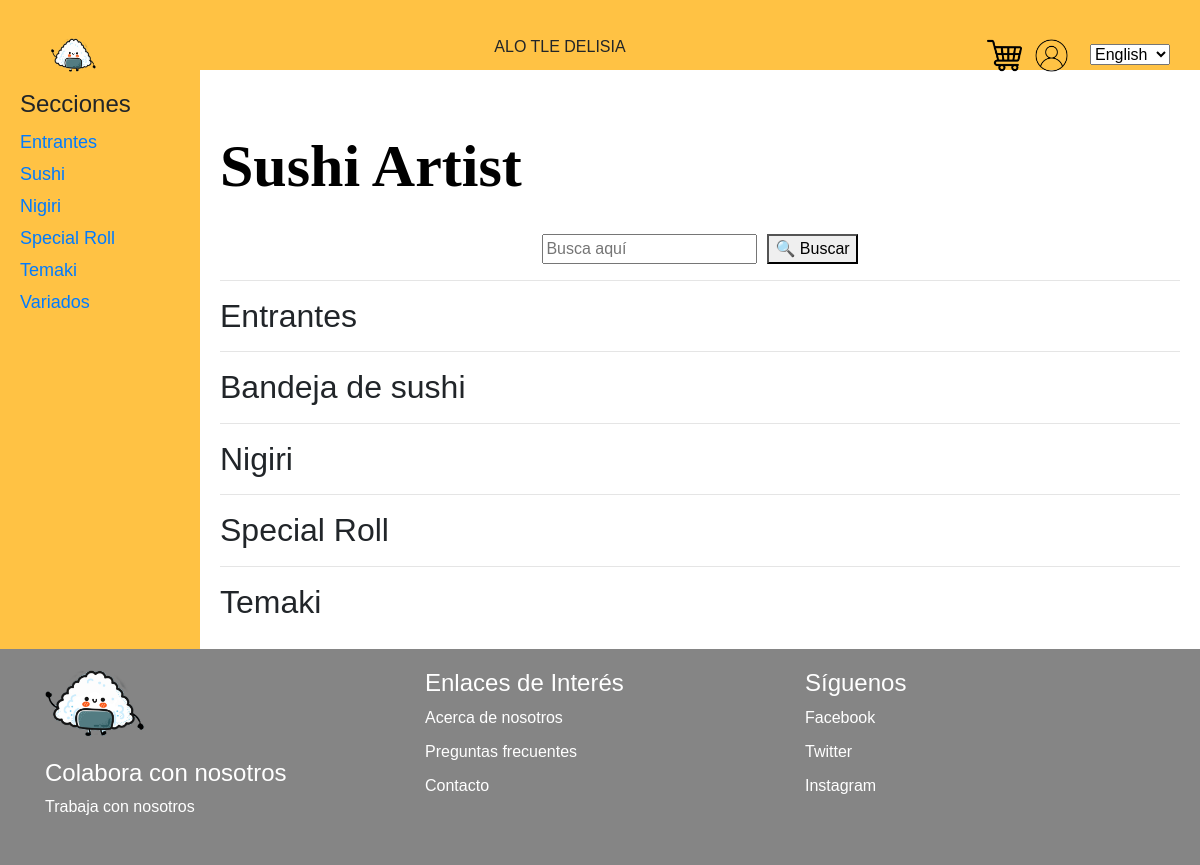
Page /SushiArtist on the earlier database version.
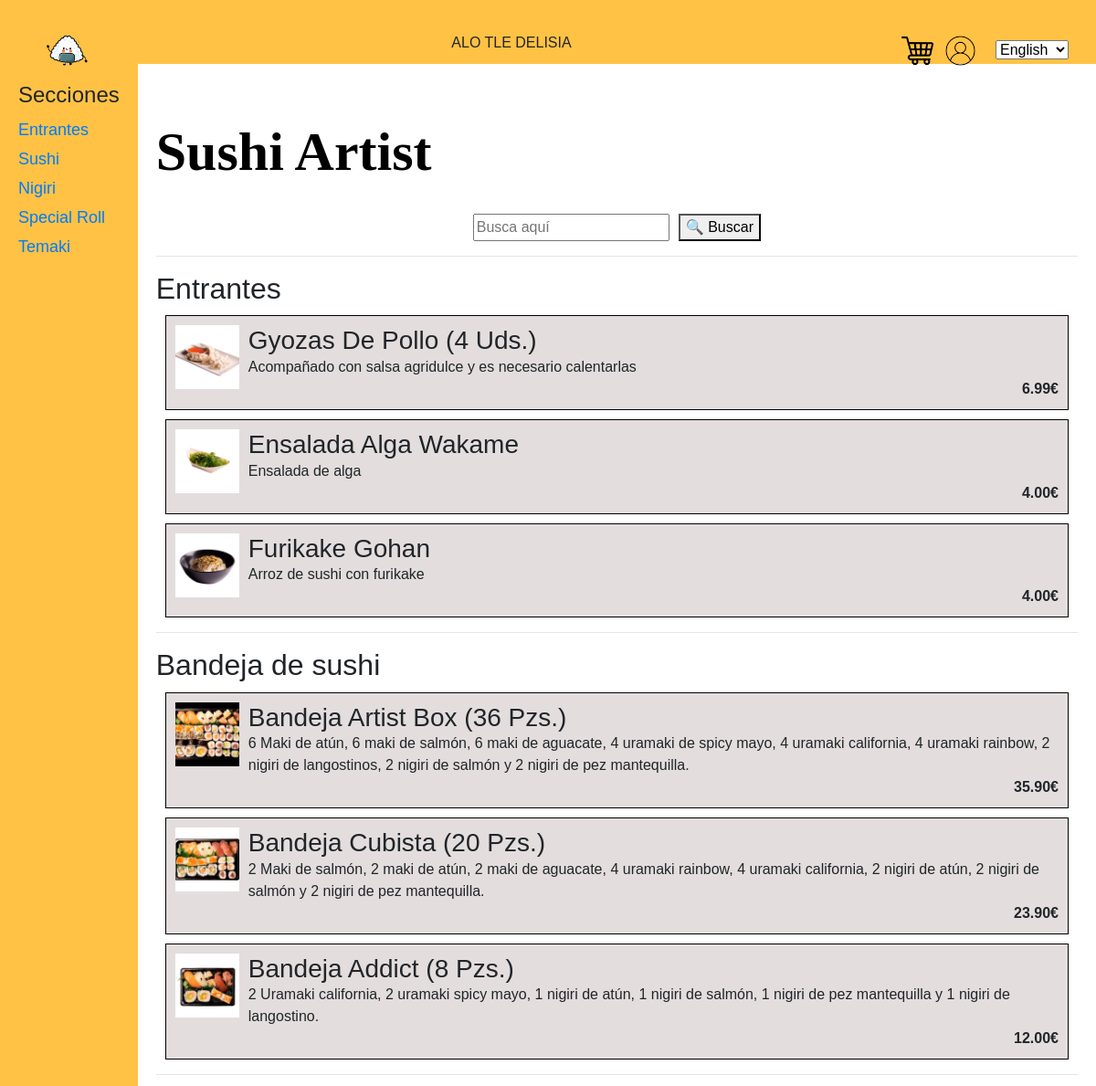
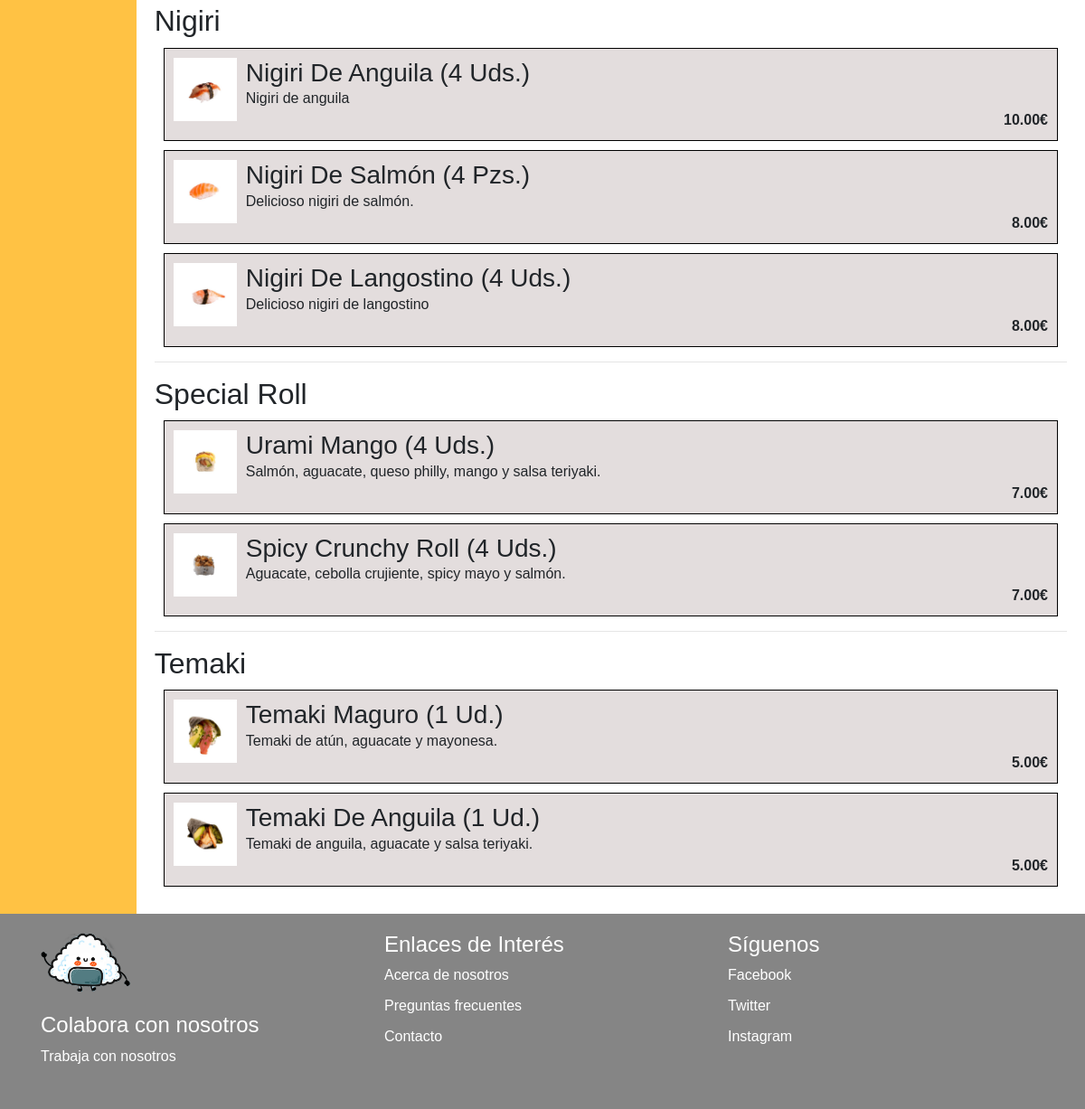
Same page on the later database version (2 pictures, top to bottom).
### myapp/models.py (models this page shows)
class TipoProducto(models.Model):
    idTipoProducto = models.AutoField(primary_key=True)
    nombre = models.CharField(max_length=255)
    descripcion=models.TextField()
    idRestaurante = models.ForeignKey(Restaurante, on_delete=models.CASCADE)

class Producto(models.Model):
    idProducto = models.AutoField(primary_key=True)
    nombre = models.CharField(max_length=255)
    descripcionProducto = models.TextField()
    precio = models.DecimalField(max_digits=10, decimal_places=2)
    idTipoProducto = models.ForeignKey(TipoProducto, on_delete=models.CASCADE)
    idRestaurante = models.ForeignKey('Restaurante', on_delete=models.CASCADE)

### myapp/views.py (the view)
# urls.py: path('SushiArtist', sushi_artist, name= 'Sushi Artist'),
def sushi_artist(request):
    productosTipo1 = Producto.objects.filter(idRestaurante=2, idTipoProducto=6)
    productosTipo2 = Producto.objects.filter(idRestaurante=2, idTipoProducto=7)
    productosTipo3 = Producto.objects.filter(idRestaurante=2, idTipoProducto=8)
    productosTipo4 = Producto.objects.filter(idRestaurante=2, idTipoProducto=9)
    productosTipo5 = Producto.objects.filter(idRestaurante=2, idTipoProducto=10)
    productosTipo6 = Producto.objects.filter(idRestaurante=2, idTipoProducto=11)
    categorias=TipoProducto.objects.filter(idRestaurante=2)
    context = {
        'productosTipo1': productosTipo1,
        'productosTipo2': productosTipo2,
        'productosTipo3': productosTipo3,
        'productosTipo4': productosTipo4,
        'productosTipo5': productosTipo5,
        'categorias': categorias
    }
    return render(request, 'myapp/sushiArtist.html', context)

### myapp/templates/myapp/sushiArtist.html (shortened to what the changed rows need)
{% extends 'base.html' %}
{% block content %}
    {% load static %}
    <link rel="stylesheet" href="{% static 'css/stylePrincipal.css' %}">
    <link rel="stylesheet" href="{% static 'css/sushiDonosti.css' %}">
    <div class="wrapper">
        <aside class="sidebar">
            <h2>Secciones</h2>
            <ul>
                {% for categoria in categorias %}
                <li><a href=#{{categoria.nombre}}>{{categoria.nombre}}</a></li>
                {%endfor%}
            </ul>
        </aside>
        <div class="main">
            <div class="primerBloque">
                <h1>Sushi Artist</h1>
                <br>
            </div>
            <div class="productos">
                <div id="Entrantes">
                <h2>Entrantes</h2>
                {% for producto in productosTipo1 %}
                    <div class="sushiBox">
                        <img src="{% static 'imagenes/' %}{{ producto.nombre|lower }}.png" alt="{{ producto.nombre }}" style="width: 70px; height: 70px;">
                        <div class="contenido-producto">
                            <h3>{{ producto.nombre }}</h3>
                            <p>{{ producto.descripcionProducto }}</p>
                            <p class="precio"><strong>{{ producto.precio }}€</strong></p>
                        </div>
                    </div>
                {% endfor %}
                </div>
                <div id="Sushi">
                <h2>Bandeja de sushi</h2>
                {% for producto in productosTipo2 %}
                    <div class="sushiBox">
                        <img src="{% static 'imagenes/' %}{{ producto.nombre|lower }}.png" alt="{{ producto.nombre }}" style="width: 70px; height: 70px;">
                        <div class="contenido-producto">
                            <h3>{{ producto.nombre }}</h3>
                            <p>{{ producto.descripcionProducto }}</p>
                            <p class="precio"><strong>{{ producto.precio }}€</strong></p>
                        </div>
                    </div>
                {% endfor %}
                </div>
                <div id="Nigiri">
                <h2>Nigiri</h2>
                {% for producto in productosTipo3 %}
                    <div class="sushiBox">
                        <img src="{% static 'imagenes/' %}{{ producto.nombre|lower }}.png" alt="{{ producto.nombre }}" style="width: 70px; height: 70px;">
                        <div class="contenido-producto">
                            <h3>{{ producto.nombre }}</h3>
                            <p>{{ producto.descripcionProducto }}</p>
                            <p class="precio"><strong>{{ producto.precio }}€</strong></p>
                        </div>
                    </div>
                {% endfor %}
                </div>
                <div id="Special Roll">
                <h2>Special Roll</h2>
                {% for producto in productosTipo4 %}
                    <div class="sushiBox">
                        <img src="{% static 'imagenes/' %}{{ producto.nombre|lower }}.png" alt="{{ producto.nombre }}" style="width: 70px; height: 70px;">
                        <div class="contenido-producto">
                            <h3>{{ producto.nombre }}</h3>
                            <p>{{ producto.descripcionProducto }}</p>
                            <p class="precio"><strong>{{ producto.precio }}€</strong></p>
                        </div>
                    </div>
                {% endfor %}
                </div>
                <div id="Temaki">
                <h2>Temaki</h2>
                {% for producto in productosTipo5 %}
                    <div class="sushiBox">
                        <img src="{% static 'imagenes/' %}{{ producto.nombre|lower }}.png" alt="{{ producto.nombre }}" style="width: 70px; height: 70px;">
                        <div class="contenido-producto">
                            <h3>{{ producto.nombre }}</h3>
                            <p>{{ producto.descripcionProducto }}</p>
                            <p class="precio"><strong>{{ producto.precio }}€</strong></p>
                        </div>
                    </div>
                {% endfor %}
                </div>
            </div>
        </div>
    </div>
{% endblock %}

Differences in the rows shown:
removed TipoProducto: nombre "Variados"
added Producto: shows a picture, nombre "Gyozas De Pollo (4 Uds.)", descripcionProducto "Acompañado con salsa agridulce y es necesario calentarlas", precio "6.99", shown under "Entrantes"
added Producto: shows a picture, nombre "Ensalada Alga Wakame", descripcionProducto "Ensalada de alga", precio "4.00", shown under "Entrantes"
added Producto: shows a picture, nombre "Furikake Gohan", descripcionProducto "Arroz de sushi con furikake", precio "4.00", shown under "Entrantes"
added Producto: shows a picture, nombre "Bandeja Artist Box (36 Pzs.)", descripcionProducto "6 Maki de atún, 6 maki de salmón, 6 maki de aguacate, 4 uramaki de spicy mayo, 4 uramaki california, 4 uramaki rainbow, 2 nigiri de langostinos, 2 nigiri de salmón y 2 nigiri de pez mantequilla.", precio "35.90", shown under "Bandeja de sushi"
added Producto: shows a picture, nombre "Bandeja Cubista (20 Pzs.)", descripcionProducto "2 Maki de salmón, 2 maki de atún, 2 maki de aguacate, 4 uramaki rainbow, 4 uramaki california, 2 nigiri de atún, 2 nigiri de salmón y 2 nigiri de pez mantequilla.", precio "23.90", shown under "Bandeja de sushi"
added Producto: shows a picture, nombre "Bandeja Addict (8 Pzs.)", descripcionProducto "2 Uramaki california, 2 uramaki spicy mayo, 1 nigiri de atún, 1 nigiri de salmón, 1 nigiri de pez mantequilla y 1 nigiri de langostino.", precio "12.00", shown under "Bandeja de sushi"
added Producto: shows a picture, nombre "Nigiri De Anguila (4 Uds.)", descripcionProducto "Nigiri de anguila", precio "10.00", shown under "Nigiri"
added Producto: shows a picture, nombre "Nigiri De Salmón (4 Pzs.)", descripcionProducto "Delicioso nigiri de salmón.", precio "8.00", shown under "Nigiri"
added Producto: shows a picture, nombre "Nigiri De Langostino (4 Uds.)", descripcionProducto "Delicioso nigiri de langostino", precio "8.00", shown under "Nigiri"
added Producto: shows a picture, nombre "Urami Mango (4 Uds.)", descripcionProducto "Salmón, aguacate, queso philly, mango y salsa teriyaki.", precio "7.00", shown under "Special Roll"
added Producto: shows a picture, nombre "Spicy Crunchy Roll (4 Uds.)", descripcionProducto "Aguacate, cebolla crujiente, spicy mayo y salmón.", precio "7.00", shown under "Special Roll"
added Producto: shows a picture, nombre "Temaki Maguro (1 Ud.)", descripcionProducto "Temaki de atún, aguacate y mayonesa.", precio "5.00", shown under "Temaki"
added Producto: shows a picture, nombre "Temaki De Anguila (1 Ud.)", descripcionProducto "Temaki de anguila, aguacate y salsa teriyaki.", precio "5.00", shown under "Temaki"
